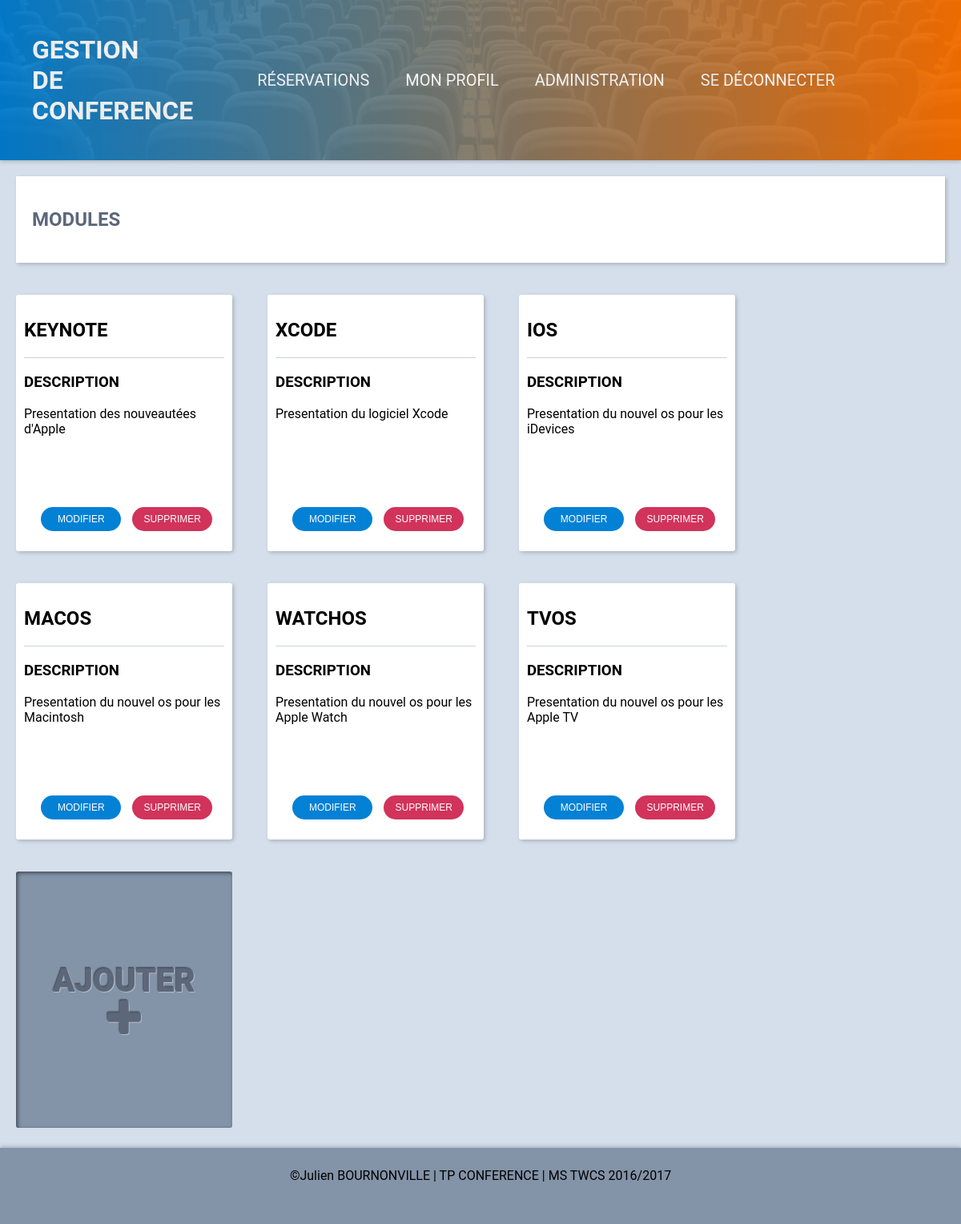
Page /modules.php (signed in) on the committed database.
### tables this page shows
CREATE TABLE modules
(
  id          INT PRIMARY KEY AUTO_INCREMENT,
  module      VARCHAR(100),
  description TEXT
);

### class/Database.php (called while the page is built, shortened)
<?php
class Database
{
    private $connection;
    public function __construct($login, $password, $databaseName, $host)
    {
        $this->connection = new PDO("mysql:dbname=$databaseName;host=$host", $login, $password);
        $this->connection->setAttribute(PDO::ATTR_DEFAULT_FETCH_MODE, PDO::FETCH_OBJ);
        $this->connection->setAttribute(PDO::ATTR_ERRMODE, PDO::ERRMODE_EXCEPTION);
    }
    public function query($query, $params = false)
    {
        if ($params) {
            $res = $this->connection->prepare($query);
            $res->execute($params);
        } else {
            $res = $this->connection->query($query);
        }
        return $res;
    }
}

### class/Table.php (called while the page is built, shortened)
<?php
class Table
{
    protected static $table;
    public static function getAll($db)
    {
        $req = $db->query("SELECT * from ". static::$table);
        return $req->fetchAll();
    }
}

### class/App.php (called while the page is built, shortened)
<?php
class App
{
    public static function excerpt($string, $length)
    {
        return $string;
    }
}

### modules.php (the view, shortened to what this page needs)
<?php
require 'inc/app.php';
$modules = Modules::getAll($db);
require 'inc/header.php';
?>
<div class="page-content">
    <h2>Modules</h2>
</div>
<?php
foreach ($modules as $module) {
    ?>
    <div class="block-content block-small zoom-hover">
        <h2><?= $module->module ?></h2>
        <hr>
        <h3>Description</h3>
        <p class="desc"><?= App::excerpt($module->description, 115) ?></p>
        <div class="button-group">
            <form action="configModule.php" method="get">
                <button type="submit" name="moduleId" value="<?= $module->id ?>" class="button button-small button-std">
                    Modifier
                </button>
                <button type="submit" name="delete" value="<?= $module->id ?>"
                        class="button button-small button-abort" formaction="" formmethod="post">Supprimer
                </button>
            </form>
        </div>
    </div>
    <?php
}
?>
<div class="block-content block-small engraved">
    <a href="configModule.php">
        <div>
            <p class="text-engraved"> Ajouter <i class="fa fa-plus fa-lg" aria-hidden="true"></i></p>
        </div>
    </a>
</div>
<?php
require 'inc/footer.php';
?>

### css/main1.css (style rules this page uses)
html { height: 100%; }
body { min-height: 100%; padding: 0 0 100px; margin: 0; font-family: Roboto, sans-serif; background-color: #D5DFEB; box-sizing: border-box; position: relative; }
hr { display: block; height: 1px; border: 0; border-top: 1px solid #C9D3DF; margin: 2em 0; padding: 0; }
h1, h2, h3 { text-transform: uppercase; }
.button { text-transform: uppercase; display: inline-block; box-sizing: border-box; margin: 20px; border-radius: 25px; border: none; width: 60%; height: 50px; font-size: 16px; color: #fff; cursor: pointer; }
.button-small { font-size: 12px; height: 30px; width: 100px; margin: 5px; }
.button-std { background-color: #0381D5; }
.button-abort { background-color: #D1335B; }
.button-group { margin: 20px auto; width: 95%; text-align: center; position: absolute; bottom: 0; }
.page-content { margin: 20px; padding: 20px; width: auto; background-color: #fff; color: #5C677A; box-shadow: 2px 2px 5px rgba(0, 0, 0, 0.2); }
.block-content { position: relative; vertical-align: top; display: inline-block; padding: 10px; background-color: #fff; width: 350px; height: 400px; margin: 20px; border-radius: 3px; box-shadow: 2px 2px 5px rgba(0, 0, 0, 0.2); }
.block-content .desc { height: 65px; }
.block-content hr { margin: 0 auto; }
.zoom-hover { transition: all 0.2s ease-in-out; }
.engraved { box-shadow: 2px 2px 5px rgba(0, 0, 0, 0.5) inset; font-size: 40px; text-transform: uppercase; font-weight: 800; background-color: #8393A8; }
.engraved a { text-decoration: none; }
.engraved a div { height: 100%; position: relative; }
.engraved p { text-align: center; margin: 0; position: absolute; top: 50%; left: 50%; transform: translate(-50%, -50%); color: #5C677A; text-shadow: -1px -2px 1px rgba(0, 0, 0, 0.4), 1px 1px 1px rgba(255, 255, 255, 0.4); }
.block-small { width: 250px; height: 300px; }
p { margin: 5px 0; }
.fa { display: inline-block; font: normal normal normal 14px/1 FontAwesome; font-size: inherit; text-rendering: auto; -webkit-font-smoothing: antialiased; -moz-osx-font-smoothing: grayscale; }
.fa-lg { font-size: 1.33333em; line-height: 0.75em; vertical-align: -15%; }
.fa-plus:before { content: ""; }

### rows in the picture
modules: module "KEYNOTE", description "Presentation des nouveautées d'Apple", $module->id 1 (drawn)
modules: module "XCODE", description "Presentation du logiciel Xcode", $module->id 2 (drawn)
modules: module "IOS", description "Presentation du nouvel os pour les iDevices", $module->id 3 (drawn)
modules: module "MACOS", description "Presentation du nouvel os pour les Macintosh", $module->id 4 (drawn)
modules: module "WATCHOS", description "Presentation du nouvel os pour les Apple Watch", $module->id 5 (drawn)
modules: module "TVOS", description "Presentation du nouvel os pour les Apple TV", $module->id 6 (drawn)
